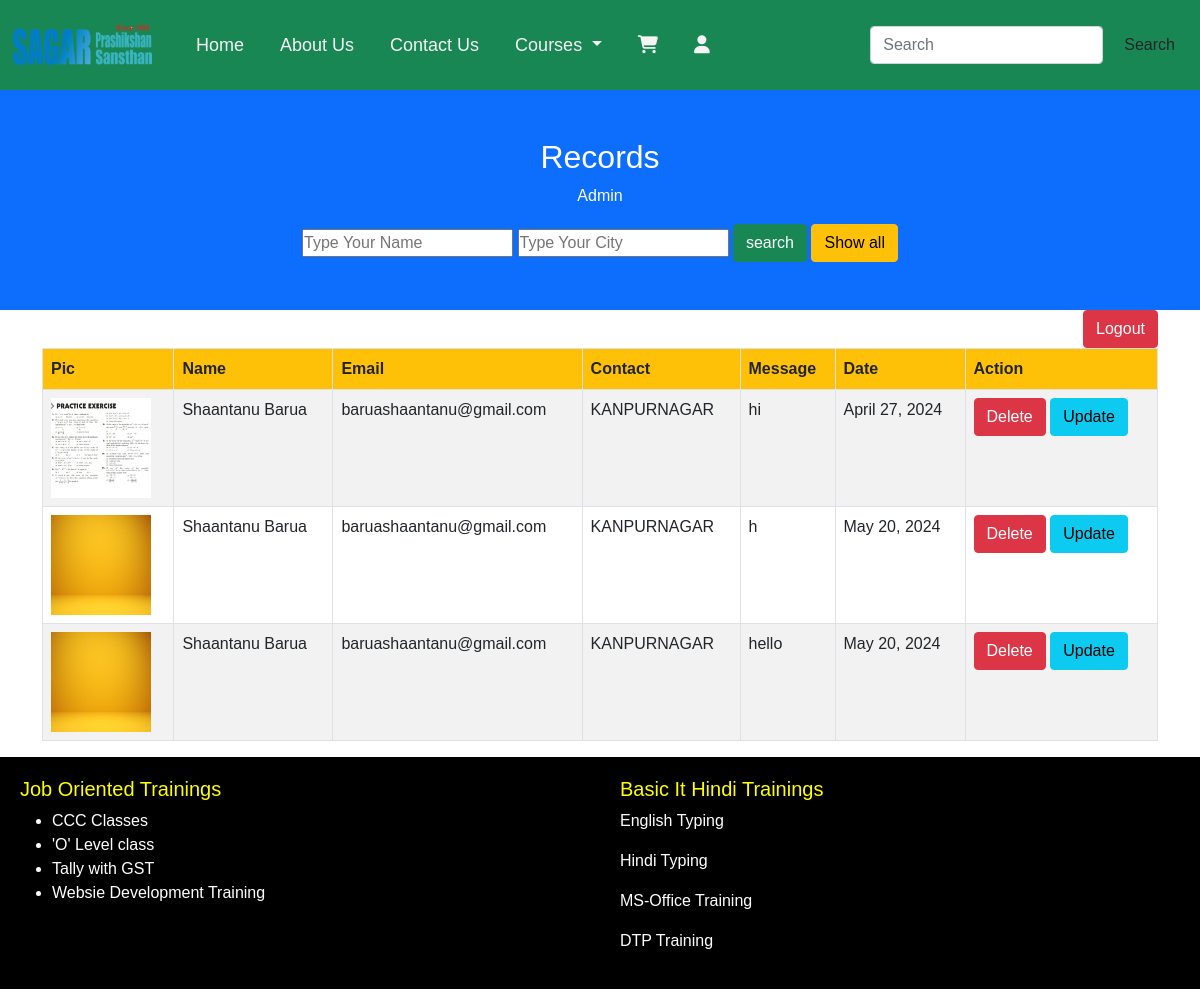
The app's page /display (signed in) with its own data.
### myapp/models.py (models this page shows, shortened)
class Enquiry(models.Model):
    Name=models.CharField(max_length=255)
    ContactNo=models.CharField(max_length=20)
    EmailId=models.EmailField(max_length=255)
    userid=models.ForeignKey(User,on_delete=models.CASCADE, default=0)
    City=models.CharField(max_length=100)
    Message=models.TextField()
    Pic=models.ImageField(upload_to='media')
    Enquiry_date=models.DateField(auto_now_add=True)

### myapp/views.py (the view)
# urls.py: path('display', views.display, name="display"),
@login_required
def display(request):
    category=Category.objects.all()
    data=Enquiry.objects.filter(userid=request.user)
    if request.method=="POST":
        Name= request.POST['name']
        City= request.POST['city']
        data=Enquiry.objects.filter(userid=request.user, Name__icontains=Name, City__icontains=City)
    return render(request, 'display.html',{'data':data, 'category':category})

### myapp/templates/display.html (shortened to what this page needs)
{% extends 'base.html'%}
{% block 'content' %}
<div class="container-fluid bg-primary text-center p-5">
    <h2 class="text-center text-white">Records</h2>
    <p class="text-white text-center">{{user.first_name}}</p>
    <form method="post">
        <input type="search" name="name" placeholder="Type Your Name">
        <input type="search" name="city" placeholder="Type Your City">
        <input type="submit" value="search" class="btn btn-success">
        <a href="display" class="btn btn-warning">Show all</a>
    </form>
</div>
<div class="container">
    <a href="logout" class="btn btn-danger" style="float: right">Logout</a>
</div>
<div class="container">
    <table class="table table-bordered table-striped">
        <thead class="bg-success bg-warning">
            <tr>
                <th>Pic</th>
                <th>Name</th>
                <th>Email</th>
                <th>Contact</th>
                <th>Message</th>
                <th>Date</th>
                <th>Action</th>
            </tr>
        </thead>
        <tbody>
            {% for x in data %}
            <tr>
                <td><img src={{x.Pic.url}} width="100px" height="100px"></td>
                <td>{{x.Name}}</td>
                <td>{{x.EmailId}}</td>
                <td>{{x.City}}</td>
                <td>{{x.Message}}</td>
                <td>{{x.Enquiry_date}}</td>
                <td>
                    <a href="delete/{{x.id}}" class="btn btn-danger">Delete</a>
                    <a href="edit/{{x.id}}" class="btn btn-info">Update</a>
                </td>
            </tr>
            {% endfor %}
        </tbody>
    </table>
</div>
{% endblock %}

### myapp/templates/base.html (shortened to what this page needs)
{% load static %}
<!DOCTYPE html>
<html lang="en">
<head>
    <link rel="stylesheet" href="https://cdn.datatables.net/2.0.0/css/dataTables.bootstrap5.css">
    <link href="https://cdn.jsdelivr.net/npm/bootstrap@5.0.2/dist/css/bootstrap.min.css" rel="stylesheet">
    <link rel="stylesheet" href="https://cdnjs.cloudflare.com/ajax/libs/font-awesome/6.5.2/css/all.min.css" />
    <link rel="stylesheet" href="{% static 'css/main.css' %}">
    <link rel="stylesheet" href="{% static 'css/owl.carousel.min.css' %}">
    <link rel="stylesheet" href="{% static 'css/owl.theme.default.min.css' %}">
</head>
<body>
    <nav class="navbar navbar-expand-lg navbar-light bg-success">
        <div class="container-fluid">
          <a class="navbar-brand" href="#" id="sagar"><img src="media/Logo.png" class="logo"></a>
          <div class="collapse navbar-collapse" id="navbarSupportedContent">
            <ul class="navbar-nav me-auto mb-2 mb-lg-0">
              <li class="nav-item">
                <a class="nav-link active text-white" aria-current="page" href="/">Home</a>
              </li>
              <li class="nav-item">
                <a class="nav-link text-white" href="../about">About Us</a>
              </li>
              <li class="nav-item">
                <a class="nav-link text-white" href="../contact">Contact Us</a>
              </li>
              <li class="nav-item dropdown">
                <a class="nav-link dropdown-toggle text-black" href="#" id="navbarDropdown" role="button" data-bs-toggle="dropdown" aria-expanded="false">
                  Courses
                </a>
              </li>
              <li class="nav-item">
                <a class="nav-link" href="../cart" ><i class="fa fa-shopping-cart" aria-hidden="true" id="card"></i></a>
              </li>
              <li class="nav-item">
                <a class="nav-link text-white" href="../login"><i class="fa fa-user"></i></a>
              </li>
            </ul>
                <form class="d-flex">
                  <input class="form-control me-2" type="search" placeholder="Search" aria-label="Search">
                  <button class="btn btn-outline-yellow" type="submit">Search</button>
                </form>
          </div>
        </div>
      </nav>
      {% block 'content' %}
      {% endblock %}
      <footer>
        <div class="footer-container">
          <div class="footer-section">
            <h3>Job Oriented Trainings</h3>
            <ul>
              <li>CCC Classes</li>
              <li>'O' Level class</li>
              <li>Tally with GST</li>
              <li>Websie Development Training</li>
            </ul>
          </div>
          <div class="footer-section">
            <h3>Basic It Hindi Trainings</h3>
            <p>English Typing</p>
            <p>Hindi Typing</p>
            <p>MS-Office Training</p>
            <P>DTP Training</P>
          </div>
        </div>
      </footer>
</body>
</html>

### static/css/main.css (style rules this page uses)
* { margin:0; padding:0; font-family: "Montserrat", sans-serif; }
.logo { width: 140px; height: 40px; }
.navbar { height: 90px; }
.nav-item a { color: whitesmoke !important; margin-left: 20px; text-shadow: black; font-size: large; }
footer { background-color: black; color: white; padding: 20px 0; }
.footer-container { display: flex; justify-content: space-around; }
.footer-section { flex: 1; margin: 0 20px; }
.footer-section h3 { color: yellow; font-size: 20px; }

### records on screen
Enquiry: Pic (picture), Name "Shaantanu Barua", EmailId "baruashaantanu@gmail.com", City "KANPURNAGAR", Message "hi", Enquiry_date "April 27, 2024"
Enquiry: Pic (picture), Name "Shaantanu Barua", EmailId "baruashaantanu@gmail.com", City "KANPURNAGAR", Message "h", Enquiry_date "May 20, 2024"
Enquiry: Pic (picture), Name "Shaantanu Barua", EmailId "baruashaantanu@gmail.com", City "KANPURNAGAR", Message "hello", Enquiry_date "May 20, 2024"

### other values on screen
{{ user.first_name }} "Admin"
